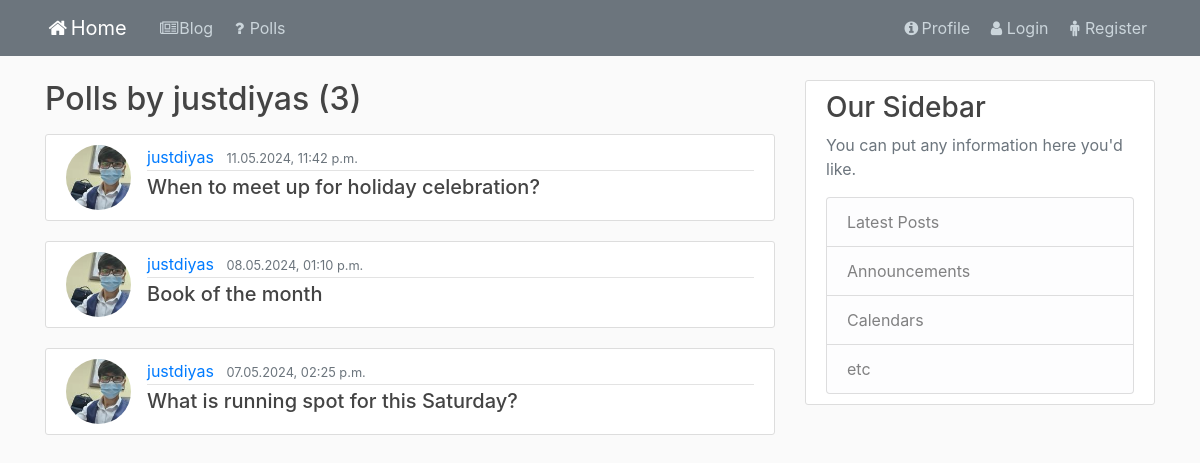
Page /polls/user/justdiyas/ on the committed database.
### polls/models.py (models this page shows, shortened)
class Question(models.Model):
    question_text = models.CharField(max_length=255)
    publication_date = models.DateTimeField(default=timezone.now)
    author = models.ForeignKey(User, on_delete=models.CASCADE)

### user/models.py (models this page shows, shortened)
class Profile(models.Model):
    user = models.OneToOneField(User, on_delete=models.CASCADE)
    image = models.ImageField(default='default.jpg', upload_to='profile_pics')

### polls/views.py (the view)
# urls.py: path('user/<str:username>/', views.UserPollListView.as_view(), name='user-polls'),
class UserPollListView(generic.ListView):
    template_name = 'polls/user_polls.html'
    paginate_by = 5
    def get_queryset(self):
        user = get_object_or_404(User, username=self.kwargs.get('username'))
        return Question.objects.filter(author=user).order_by('-publication_date')

### polls/templates/polls/user_polls.html (shortened to what this page needs)
{% extends 'blog/base_blog.html' %}
{% block content %}
    <h2 class="mb-3">Polls by {{ view.kwargs.username}} ({{ page_obj.paginator.count }})</h2>
    {% if question_list %}
        {% for question in question_list %}
            <article class="media content-section">
                <img class="rounded-circle article-img" src="{{ question.author.profile.image.url }}">
                <div class="media-body">
                    <div class="article-metadata">
                        <a class="mr-2" href="{% url 'polls:user-polls' question.author.username %}">{{ question.author }}</a>
                        <small class="text-muted">{{ question.publication_date|date:'d.m.Y, h:i a' }}</small>
                    </div>
                    <h5><a class="article-title" href="{% url 'polls:polls-detail' question.id %}">{{ question.question_text }}</a></h5>
                </div>
            </article>
        {% endfor %}
    {% else %}
        <p>No polls are currently available.</p>
    {% endif %}
{% endblock content %}

### blog/static/blog/base.css (style rules this page uses)
body { background: #fafafa; color: #333333; margin-top: 5rem; }
h1, h2, h3, h4, h5, h6 { color: #444444; }
.content-section { background: #ffffff; padding: 10px 20px; border: 1px solid #dddddd; border-radius: 3px; margin-bottom: 20px; }
.article-title { color: #444444; }
.article-img { height: 65px; width: 65px; margin-right: 16px; }
.article-metadata { padding-bottom: 1px; margin-bottom: 4px; border-bottom: 1px solid #e3e3e3 }

### rows in the picture
Question: author.profile.image (picture), author "justdiyas", publication_date "11.05.2024, 11:42 p.m.", question_text "When to meet up for holiday celebration?"
Question: author.profile.image (picture), author "justdiyas", publication_date "08.05.2024, 01:10 p.m.", question_text "Book of the month"
Question: author.profile.image (picture), author "justdiyas", publication_date "07.05.2024, 02:25 p.m.", question_text "What is running spot for this Saturday?"

### other values in the picture
{{ view.kwargs.username }} "justdiyas"
{{ page_obj.paginator.count }} "3"
